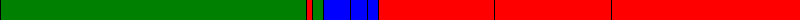

Here is the Python script that generated this plot:
import fernpy
import math #for pi
import numpy
import matplotlib.pyplot as plot
import scipy #for argmax
import scipy.integrate
#from scipy.integrate import odeint
import random
import sys #for printing
import time #for time limit on simulations and pausing
import fernplot as fplt
import pp
import pickle

#rand.seed(3) #call with no arguments for true randomness

thrust = .5

def random_state():
	"""generate random initial condition"""
	v = 0.0
	while abs(v) < 3.0:
		v = numpy.random.uniform(-15.0, 15.0) #between -pi and pi rad
	return [v]

class OptimalController:
	def query(self, point): 
		"""mimics fern.query to give optimal control of the satellite"""
		v = point[0]
		if v > 0: 
			mode = 1
		elif v < 0: 
			mode = 2
		else: 
			mode = 0
		return mode

def f(t, state, force):
	return [force]

def simulate(t_final, dt, control=None, state0=None, thrust=.5):
	"""simulates a satellite (with event detection)"""
	if control is None:
		control = OptimalController()
		
	if state0 is None:
		state0 = random_state()
	
	state_tolerance = .01
	
	y_out, t_out = [], []
	solver = scipy.integrate.ode(f).set_integrator('dopri5') #vode cannot run in parallel
	solver.set_initial_value(state0, 0.0) #thinks state0 has only one number in it?
	p = fernpy.point1()
	max_time = time.clock() + 0.1 
	while solver.t < t_final and solver.successful():
		
		#select a control mode by setting torque
		p[0] = solver.y[0]
		mode = control.query(p) 
		if mode is 0:
			solver.set_f_params(0.0)
		elif mode is 1:
			solver.set_f_params(-thrust)
		elif mode is 2:
			solver.set_f_params(thrust)

		if sum(abs(solver.y)) < state_tolerance: #dead zone around (0,0)
			solver.set_f_params(0.0)

		#run forward as far as possible
		while solver.successful() and solver.t < t_final:
			y_out.append(solver.y)
			t_out.append(solver.t)
			solver.integrate(solver.t + dt)
			#if abs(solver.y[0]) > pi:
			#	solver.set_initial_value(roll(solver.y), solver.t)
			p[0] = solver.y[0]
			if sum(abs(solver.y)) < state_tolerance:
				solver.set_f_params(0.0)
			elif control.query(p) != mode:
				#print p, ", stopping at t = ", solver.t
				break
		
		#check if simulation is done
		if solver.t >= t_final or time.clock() > max_time or not solver.successful():
			y_out.append(solver.y)
			t_out.append(solver.t)
			break
		
		#go back one step, cut step size in half until switch time is known
		solver.set_initial_value(y_out[-1], t_out[-1])
		bisect_step = dt / 2.0
		while solver.successful(): #program hangs here somewhere
			y_current, t_current = solver.y, solver.t
			solver.integrate(solver.t + bisect_step)
			#if abs(solver.y[0]) > pi: #two if statements interacting to stop break
			#	solver.set_initial_value(roll(solver.y), solver.t)
			p[0] = solver.y[0]
			#sys.stdout.write("\rstep size: %f" % bisect_step)
			#sys.stdout.flush()
			if control.query(p) != mode:
				if bisect_step < 0.001:
					break
				solver.set_initial_value(y_current, t_current)
			bisect_step /= 2.0
			if time.clock() > max_time:
				break
				
		if time.clock() > max_time: #solver hit time limit
				break
	
	#if solver hit the time limit
	if t_out[-1] < t_final: 
		y_out.append(solver.y*1000)
		t_out.append(t_final)
	
	return numpy.array(y_out), t_out

###### fitness evaluation #######
momentum_weight = .2;
def fitness(individual, state0):
	"""procedure to compute evolutionary fitness from a simulation"""
	#simulate, maybe start out with static i.c. and anneal to random ones
	total_error = 0.0;
	for i in state0: 
		results, time = simulate(50, 10, individual, i)
		total_error += scipy.integrate.trapz(abs(results[:,0]), time)
		#total_error += abs(results[-1,0])
	return 3000.0/total_error 
	
def select(population_fitness):
	"""randomly selects an element based on normalized fitnesses"""
	choice = random.random()
	for index, fitness in enumerate(population_fitness):
		if fitness > choice: 
			return index
		else:
			choice -= fitness
	return len(population_fitness)-1

def median(sequence):
	sequence.sort()
	if len(sequence)%2 == 0:
		mid_right = len(sequence)/2
		return (sequence[mid_right] + sequence[mid_right-1]) / 2.0
	else:
		return sequence[ len(sequence)/2 ] 

mutation_rate = .4 #best yet: .4
crossover_rate = .2 #best yet: .05
node_type_chance = .85 #best yet: .8
mutation_type_chance_leaf = .15 #best yet: .15
mutation_type_chance_fork = .1 #best yet: .1
#fitness_ratio = 3 #ratio of max fitness to median fitness (or mean)
def evolve(gen=1000, population=None, pop=50):
	"""runs fern genetic algorithm and returns final population"""
	if population is None:
		r = fernpy.region1()
		r[0] = fernpy.interval(-20.0, 20.0)
		population = [fernpy.fern1(r, 3) for i in range(pop)]
		randomize = True
	else:
		pop = len(population)
		randomize = False
	
	for index, individual in enumerate(population):
		population[index].set_node_type_chance(node_type_chance)
		population[index].set_mutation_type_chance(mutation_type_chance_fork, 
							   mutation_type_chance_leaf)
		if randomize:
			population[index].randomize(15)
	
	job_server = pp.Server(ppservers=())
	jobs = []
	subfuncs = (simulate, f)
	packages = ("time", "scipy", "scipy.integrate", "numpy", "math", "fernpy")
	template = pp.Template(job_server, fitness, subfuncs, packages)
	
	max_fitness = [0]*gen
	median_fitness = [0]*gen
	min_fitness = [0]*gen
	#state0 = [random_state() for i in range(5)] #5 simulations per evaluation
	
	for generation in range(gen):
		state0 = [-15, -7, 7, 15] #4 simulations per evaluation
		optimal_fitness = fitness(OptimalController(), state0)
	
		#evaluate ferns
		pop_fitness = numpy.array([0.0]*pop)
		#state0 = [random_state() for i in range(10)] #simulations per evaluation
		for index, individual in enumerate(population):
			if len(jobs) < pop: #only happens in first generation
				jobs.append( template.submit(individual, state0) )
			else:
			 	jobs[index] = template.submit(individual, state0)
		
		for index, result in enumerate(jobs):
			pop_fitness[index] = result() / optimal_fitness 
		
		#record and then normalize fitness
		max_fitness_index = scipy.argmax(pop_fitness)
		max_fitness[generation] = pop_fitness[max_fitness_index]
		median_fitness[generation] = median(pop_fitness)
		min_fitness[generation] = min(pop_fitness)
		
		#control ratio of max to median fitness and normalize
		#fitness_mean = np.mean(pop_fitness);
		#if max_fitness[generation] != median_fitness[generation]: #fitness_mean: 
		#	a = log(fitness_ratio) / (log(max_fitness[generation]) - log(median_fitness[generation]))
		#	pop_fitness = (pop_fitness - median_fitness[generation])**a + median_fitness[generation]
		
		sys.stdout.write("\rgen %i" % generation)
		sys.stdout.flush()
		
		if generation == gen-1: 
			sys.stdout.write("\n")
			break #skip breeding on last step
			
		pop_fitness /= sum(pop_fitness)
		
		#select parents and breed new population
		new_population = []
		new_population.append( population[max_fitness_index] ) #elitism
		for i in range(1, pop):
			new_population.append(fernpy.fern1( population[select(pop_fitness)] ))
			if random.random() < crossover_rate:
				new_population[-1].crossover( population[select(pop_fitness)] ) 
			if random.random() < mutation_rate:
				new_population[-1].mutate()
		
		population = new_population
			
	##### plots ########
	fplt.plot(population[max_fitness_index], "velocity_control.png")
	#print population[max_fitness_index]
	
	datafile = open("velocity_control.dat", "wb")
	pickler = pickle.Pickler(datafile)
	pickler.dump(population)
	pickler.dump(pop_fitness)
	datafile.close()
	
	plot_sim( population[ max_fitness_index ] ) #plot best solution
	plot.figure()
	plot.plot(range(gen), max_fitness, '+', color='green') #plot fitness progression
	plot.plot(range(gen), median_fitness, 'x', color='blue')
	plot.plot(range(gen), min_fitness, '.', color = 'red')
	plot.show()
	
	return population, pop_fitness
	
def plot_sim(control=None, state0=None):
	results, time = simulate(100, 10, control, state0)
	v = results[:,0]
	plot.figure(1)
	plot.plot(time, v)
	plot.xlabel("Time (s)")
	plot.ylabel("Velocity (m/s)")
	plot.show()

def load(filename="velocity_control.dat"):
	datafile = open(filename, "rb")
	population = pickle.load(datafile)
	pop_fitness = pickle.load(datafile)
	return population, pop_fitness
	
